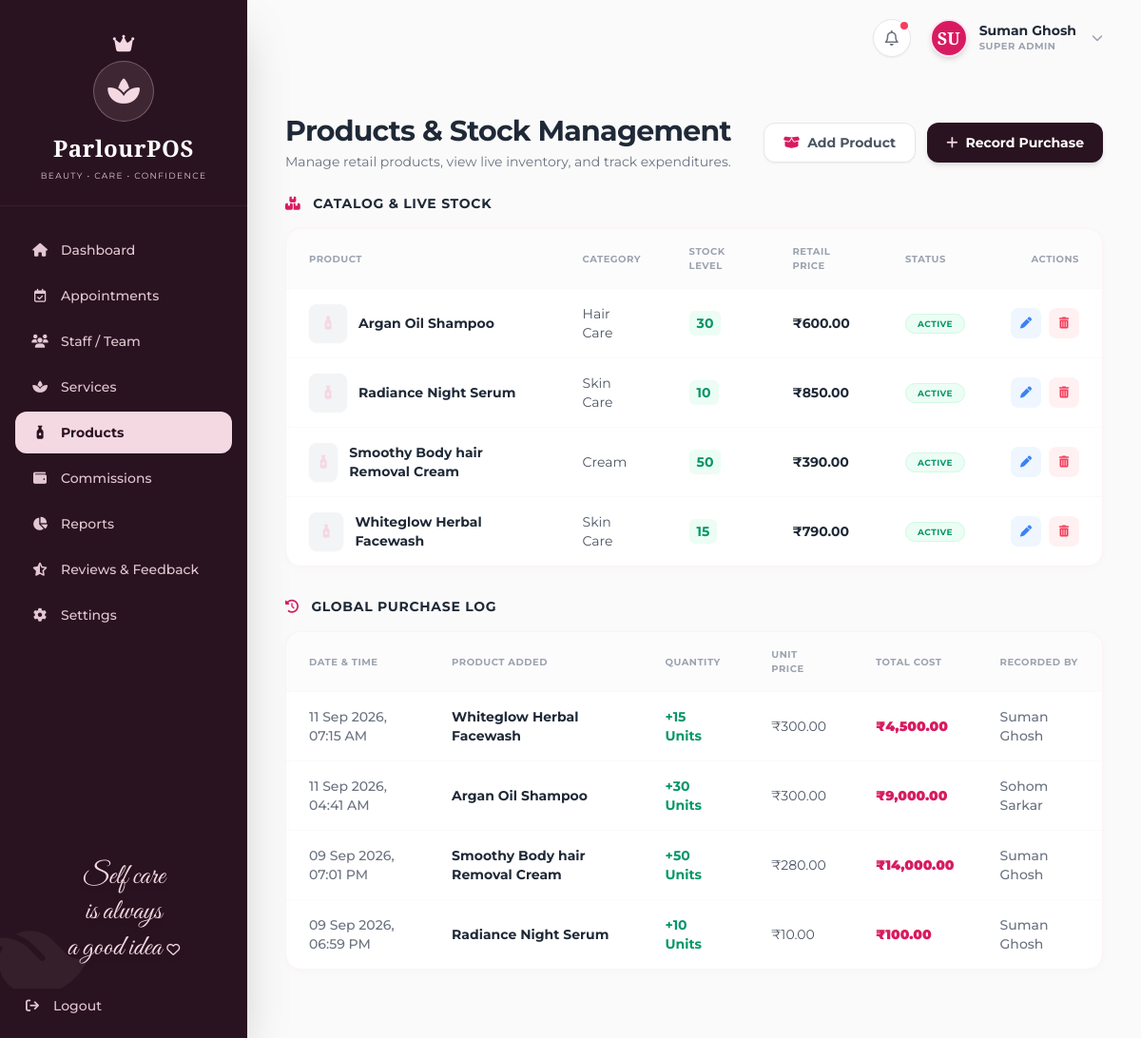
Screenshot of /ParlourPOS/super_admin/products.php (signed in) with the database file from the repository.
### tables this page shows
CREATE TABLE `catalog_items` (
  `id` int(11) NOT NULL,
  `type` enum('Service','Product') NOT NULL,
  `category` varchar(50) NOT NULL,
  `name` varchar(100) NOT NULL,
  `image` varchar(255) DEFAULT NULL,
  `price` decimal(10,2) NOT NULL,
  `tax_percent` decimal(5,2) DEFAULT 0.00,
  `current_stock` int(11) DEFAULT NULL,
  `min_stock` int(11) DEFAULT NULL,
  `status` enum('Active','Inactive') DEFAULT 'Active',
  `created_at` timestamp NOT NULL DEFAULT current_timestamp(),
  `stock` int(11) DEFAULT 0
);

CREATE TABLE `purchases` (
  `id` int(11) NOT NULL,
  `product_id` int(11) NOT NULL,
  `user_id` int(11) NOT NULL,
  `quantity` int(11) NOT NULL,
  `unit_price` decimal(10,2) NOT NULL,
  `total_cost` decimal(10,2) NOT NULL,
  `created_at` timestamp NOT NULL DEFAULT current_timestamp()
);

CREATE TABLE `users` (
  `id` int(11) NOT NULL,
  `name` varchar(100) NOT NULL,
  `email` varchar(100) NOT NULL,
  `phone` varchar(20) DEFAULT NULL,
  `password` varchar(255) DEFAULT NULL,
  `role` enum('Super Admin','Manager','Receptionist','Beautician') NOT NULL,
  `commission_type` enum('Percentage','Fixed','None') DEFAULT 'None',
  `commission_value` decimal(10,2) DEFAULT 0.00,
  `status` enum('Active','Inactive') DEFAULT 'Active',
  `photo` varchar(255) DEFAULT NULL,
  `document` varchar(255) DEFAULT NULL,
  `created_at` timestamp NOT NULL DEFAULT current_timestamp(),
  `google_id` varchar(255) DEFAULT NULL
);

### ParlourPOS/super_admin/products.php (the view, shortened to what this page needs)
<?php
require_once '../config/database.php';
$products = [];
try {
    $res = $conn->query("SELECT id, name, category, price, COALESCE(stock, 0) as stock, status, image FROM catalog_items WHERE type = 'Product' ORDER BY name ASC");
    if ($res) while ($row = $res->fetch_assoc()) $products[] = $row;
} catch (Exception $e) {}
$purchases = [];
try {
    $res2 = $conn->query("
        SELECT p.id, p.quantity, p.unit_price, p.total_cost, COALESCE(p.created_at, CURRENT_TIMESTAMP) as date_added, c.name as product_name, u.name as added_by
        FROM purchases p
        JOIN catalog_items c ON p.product_id = c.id
        JOIN users u ON p.user_id = u.id
        ORDER BY p.id DESC LIMIT 50
    ");
    if ($res2) while ($row = $res2->fetch_assoc()) $purchases[] = $row;
} catch (Exception $e) {}
require_once '../includes/header.php';
?>
<div class="mb-6 flex flex-col sm:flex-row sm:items-center justify-between gap-4">
    <div>
        <h2 class="text-3xl font-bold text-gray-800 tracking-tight">Products & Stock Management</h2>
        <p class="text-gray-500 text-sm mt-1">Manage retail products, view live inventory, and track expenditures.</p>
    </div>
    <div class="flex gap-3">
        <button onclick="openModal('addProductModal')" class="bg-white border border-gray-200 text-gray-600 hover:bg-gray-50 px-5 py-2.5 rounded-xl text-sm font-bold shadow-sm transition-smooth flex items-center gap-2">
            <i class="fa-solid fa-box-open text-brand-magenta"></i> Add Product
        </button>
        <button onclick="openModal('recordPurchaseModal')" class="bg-brand-sidebar hover:bg-brand-sidebar/90 text-white px-5 py-2.5 rounded-xl text-sm font-bold shadow-md transition-smooth flex items-center gap-2">
            <i class="fa-solid fa-plus text-brand-pink"></i> Record Purchase
        </button>
    </div>
</div>
<div class="mb-8">
    <h4 class="text-sm font-bold text-gray-800 uppercase tracking-wider mb-4"><i class="fa-solid fa-boxes-stacked text-brand-magenta mr-2"></i> Catalog & Live Stock</h4>
    <div class="bg-white rounded-2xl shadow-[0_2px_10px_rgba(0,0,0,0.02)] border border-pink-50 overflow-hidden">
        <div class="overflow-x-auto">
            <table class="w-full text-left border-collapse">
                <thead>
                    <tr class="bg-gray-50/50 text-gray-400 text-[10px] uppercase tracking-wider font-bold border-b border-gray-50">
                        <th class="px-6 py-4">Product</th>
                        <th class="px-6 py-4">Category</th>
                        <th class="px-6 py-4">Stock Level</th>
                        <th class="px-6 py-4">Retail Price</th>
                        <th class="px-6 py-4">Status</th>
                        <th class="px-6 py-4 text-right">Actions</th>
                    </tr>
                </thead>
                <tbody class="text-sm divide-y divide-gray-50">
                    <?php if (empty($products)): ?>
                        <tr><td colspan="6" class="px-6 py-12 text-center text-gray-400">No products found. Add one above.</td></tr>
                    <?php else: ?>
                        <?php foreach ($products as $prod): ?>
                            <tr class="hover:bg-[#FDF0F3]/30 transition-colors">
                                <td class="px-6 py-4 flex items-center gap-3">
                                    <?php if (!empty($prod['image'])): ?>
                                        <img src="<?= $base_url ?>/assets/images/products/<?= $prod['image'] ?>" class="w-10 h-10 rounded-lg object-cover shadow-sm">
                                    <?php else: ?>
                                        <div class="w-10 h-10 rounded-lg bg-gray-100 flex items-center justify-center text-brand-pink shadow-sm"><i class="fa-solid fa-bottle-droplet"></i></div>
                                    <?php endif; ?>
                                    <span class="font-bold text-gray-800"><?= htmlspecialchars($prod['name']) ?></span>
                                </td>
                                <td class="px-6 py-4 text-gray-600"><?= htmlspecialchars($prod['category'] ?: 'General') ?></td>
                                <td class="px-6 py-4">
                                    <?php if ($prod['stock'] <= 5): ?>
                                        <span class="text-rose-500 font-bold bg-rose-50 px-2 py-1 rounded-md"><i class="fa-solid fa-triangle-exclamation mr-1"></i> <?= $prod['stock'] ?></span>
                                    <?php else: ?>
                                        <span class="text-emerald-600 font-bold bg-emerald-50 px-2 py-1 rounded-md"><?= $prod['stock'] ?></span>
                                    <?php endif; ?>
                                </td>
                                <td class="px-6 py-4 font-bold text-gray-800">₹<?= number_format($prod['price'], 2) ?></td>
                                <td class="px-6 py-4">
                                    <span class="px-3 py-1 rounded-full text-[9px] font-bold uppercase tracking-wider border <?= $prod['status'] === 'Active' ? 'bg-emerald-50 text-emerald-600 border-emerald-100' : 'bg-gray-100 text-gray-600 border-gray-200' ?>">
                                        <?= $prod['status'] ?>
                                    </span>
                                </td>
                                <td class="px-6 py-4 text-right">
                                    <div class="flex items-center justify-end gap-2">
                                        <button onclick='openEditModal(<?= json_encode($prod) ?>)' class="w-8 h-8 rounded-lg bg-blue-50 text-blue-500 hover:bg-blue-500 hover:text-white transition-smooth inline-flex items-center justify-center" title="Edit Product">
                                            <i class="fa-solid fa-pen text-xs"></i>
                                        </button>
                                        <form method="POST" action="products.php" class="inline-block" onsubmit="return confirm('Are you sure you want to permanently delete this product? All stock and purchase records will be lost.');">
                                            <button type="submit" class="w-8 h-8 rounded-lg bg-rose-50 text-rose-500 hover:bg-rose-500 hover:text-white transition-smooth inline-flex items-center justify-center" title="Delete Product">
                                                <i class="fa-solid fa-trash-can text-xs"></i>
                                            </button>
                                        </form>
                                    </div>
                                </td>
                            </tr>
                        <?php endforeach; ?>
                    <?php endif; ?>
                </tbody>
            </table>
        </div>
    </div>
</div>
<div class="mb-8">
    <h4 class="text-sm font-bold text-gray-800 uppercase tracking-wider mb-4"><i class="fa-solid fa-clock-rotate-left text-brand-magenta mr-2"></i> Global Purchase Log</h4>
    <div class="bg-white rounded-2xl shadow-[0_2px_10px_rgba(0,0,0,0.02)] border border-pink-50 overflow-hidden">
        <div class="overflow-x-auto">
            <table class="w-full text-left border-collapse">
                <thead>
                    <tr class="bg-gray-50/50 text-gray-400 text-[10px] uppercase tracking-wider font-bold border-b border-gray-50">
                        <th class="px-6 py-4">Date & Time</th>
                        <th class="px-6 py-4">Product Added</th>
                        <th class="px-6 py-4">Quantity</th>
                        <th class="px-6 py-4">Unit Price</th>
                        <th class="px-6 py-4">Total Cost</th>
                        <th class="px-6 py-4">Recorded By</th>
                    </tr>
                </thead>
                <tbody class="text-sm divide-y divide-gray-50">
                    <?php if (empty($purchases)): ?>
                        <tr><td colspan="6" class="px-6 py-12 text-center text-gray-400">No purchases found.</td></tr>
                    <?php else: ?>
                        <?php foreach ($purchases as $pur): ?>
                            <tr class="hover:bg-[#FDF0F3]/30 transition-colors">
                                <td class="px-6 py-4 text-gray-500 font-medium"><?= date('d M Y, h:i A', strtotime($pur['date_added'])) ?></td>
                                <td class="px-6 py-4 font-bold text-gray-800"><?= htmlspecialchars($pur['product_name']) ?></td>
                                <td class="px-6 py-4 font-bold text-emerald-600">+<?= $pur['quantity'] ?> Units</td>
                                <td class="px-6 py-4 text-gray-600">₹<?= number_format($pur['unit_price'], 2) ?></td>
                                <td class="px-6 py-4 font-black text-brand-magenta">₹<?= number_format($pur['total_cost'], 2) ?></td>
                                <td class="px-6 py-4 text-gray-500 font-medium"><?= htmlspecialchars($pur['added_by']) ?></td>
                            </tr>
                        <?php endforeach; ?>
                    <?php endif; ?>
                </tbody>
            </table>
        </div>
    </div>
</div>
<?php require_once '../includes/footer.php'; ?>

### ParlourPOS/includes/header.php (style rules this page uses)
body { background-color: #FAFAFA; }
.transition-smooth { transition: all 0.3s cubic-bezier(0.4, 0, 0.2, 1); }

### rows the page displays
catalog_items: name "Argan Oil Shampoo", category "Hair Care", stock "30", price "600.00", status "ACTIVE"
catalog_items: name "Radiance Night Serum", category "Skin Care", stock "10", price "850.00", status "ACTIVE"
catalog_items: name "Smoothy Body hair Removal Cream", category "Cream", stock "50", price "390.00", status "ACTIVE"
catalog_items: name "Whiteglow Herbal Facewash", category "Skin Care", stock "15", price "790.00", status "ACTIVE"
purchases: date_added "11 Sep 2026, 07:15 AM", catalog_items.name "Whiteglow Herbal Facewash", quantity "15", unit_price "300.00", total_cost "4,500.00", user.name "Suman Ghosh"
purchases: date_added "11 Sep 2026, 04:41 AM", catalog_items.name "Argan Oil Shampoo", quantity "30", unit_price "300.00", total_cost "9,000.00", user.name "Sohom Sarkar"
purchases: date_added "09 Sep 2026, 07:01 PM", catalog_items.name "Smoothy Body hair Removal Cream", quantity "50", unit_price "280.00", total_cost "14,000.00", user.name "Suman Ghosh"
purchases: date_added "09 Sep 2026, 06:59 PM", catalog_items.name "Radiance Night Serum", quantity "10", unit_price "10.00", total_cost "100.00", user.name "Suman Ghosh"

### other values shown
substr($user_name, 0, 2) "SU"
$user_name "Suman Ghosh"
$role "SUPER ADMIN"
